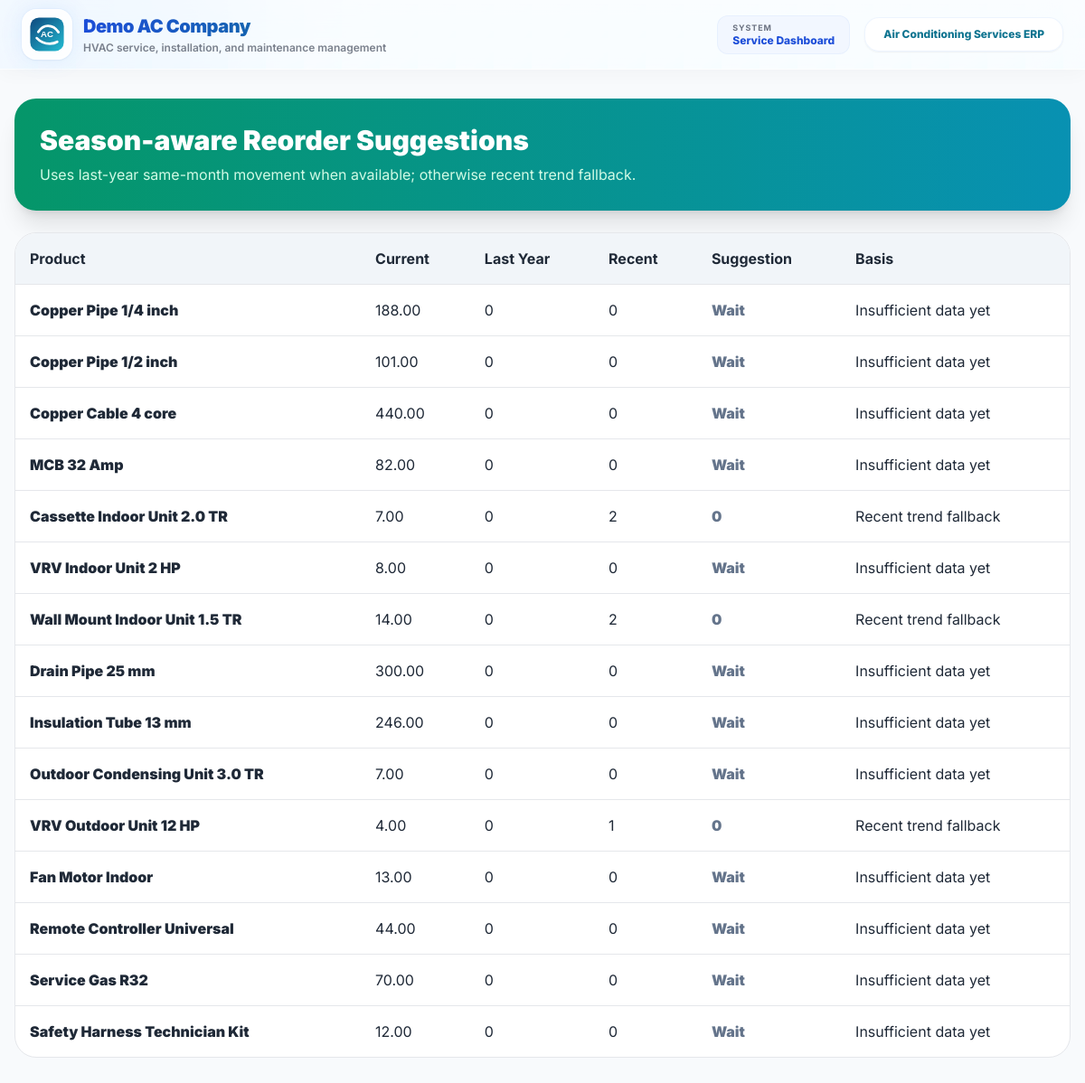
Screenshot of /store/units/reorder/ (signed in) with the database file from the repository.
### store/models.py (models this page shows, shortened)
class StoreItem(models.Model):
    UNIT_CHOICES = (
        ("NOS", "Nos"),
        ("MTR", "Meter"),
        ("RFT", "Rft"),
        ("MTR_AND_RFT", "MTR and RFT"),
        ("KG", "Kg"),
        ("PKT", "Packet"),
        ("NOS_PKT", "Nos / Packet"),
        ("LTR", "Liter"),
        ("SQMTR", "Sq. Meter"),
        ("ROLL", "Roll"),
        ("BOX", "Box"),
        ("COIL", "Coil"),
    )
    item_code = models.CharField(
        max_length=20,
        unique=True,
        blank=True
    )
    category = models.ForeignKey(
        StoreCategory,
        on_delete=models.CASCADE,
        related_name="items"
    )
    item_description = models.CharField(
        max_length=250
    )
    size = models.CharField(
        max_length=150,
        blank=True,
        null=True
    )
    serial_number = models.CharField(
        max_length=100,
        blank=True,
        null=True,
        help_text="AC unit serial number (if applicable)."
    )
    remarks = models.CharField(
        max_length=250,
        blank=True,
        null=True
    )
    is_vrv = models.BooleanField(
        default=False,
        help_text="Check if this item is VRV type."
    )
    is_non_vrv = models.BooleanField(
        default=False,
        help_text="Check if this item is Non-VRV type."
    )
    unit = models.CharField(
        max_length=20,
        choices=UNIT_CHOICES,
        default="NOS"
    )
    opening_stock = models.DecimalField(
        max_digits=12,
        decimal_places=2,
        default=0
    )
    current_stock = models.DecimalField(
        max_digits=12,
        decimal_places=2,
        default=0
    )
    minimum_stock = models.DecimalField(
        max_digits=12,
        decimal_places=2,
        default=0
    )
    alert_percentage = models.DecimalField(
        max_digits=5,
        decimal_places=2,
        default=85,
        help_text="Alert when stock is 85% used from opening stock."
    )
    created_by = models.ForeignKey(
        User,
        on_delete=models.SET_NULL,
        blank=True,
        null=True,
        related_name="created_store_items"
    )
    created_at = models.DateTimeField(
        auto_now_add=True
    )
    class Meta:
        ordering = ["category__category_name", "item_description"]

### store/views.py (the view)
# urls.py: path("units/reorder/", views.reorder_suggestions, name="reorder_suggestions"),
@login_required
def reorder_suggestions(request):
    today = timezone.localdate()
    suggestions = []
    for item in StoreItem.objects.select_related("category").all():
        installed_last_year = InventoryUnit.objects.filter(
            store_item=item,
            status_events__status="INSTALLED",
            status_events__timestamp__date__year=today.year - 1,
            status_events__timestamp__date__month=today.month,
        ).distinct().count()
        recent_dispatches = InventoryUnit.objects.filter(
            store_item=item,
            status_events__status__in=["DISPATCHED", "WITH_INSTALLATION_TEAM", "INSTALLED"],
            status_events__timestamp__date__gte=today - timedelta(days=90),
        ).distinct().count()
        if installed_last_year:
            suggested = max(installed_last_year - int(item.current_stock), 0)
            basis = "Last year same month sell-through"
        elif recent_dispatches:
            suggested = max(round(recent_dispatches / 3) - int(item.current_stock), 0)
            basis = "Recent trend fallback"
        else:
            suggested = None
            basis = "Insufficient data yet"
        suggestions.append({"item": item, "suggested": suggested, "basis": basis, "recent": recent_dispatches, "last_year": installed_last_year})
    return render(request, "reorder_suggestions.html", {"suggestions": suggestions})

### puriaccooling/context_processors.py (called while the page is built)
def branding(request):
    return {"BRAND": APP_BRANDING}

### templates/reorder_suggestions.html (shortened to what this page needs)
{% extends 'base.html' %}
{% block content %}<div class="min-h-screen bg-slate-50 px-4 py-8"><div class="max-w-7xl mx-auto"><div class="bg-gradient-to-r from-emerald-600 to-cyan-600 rounded-3xl p-7 shadow-xl mb-6"><h1 class="text-3xl font-black text-white">Season-aware Reorder Suggestions</h1><p class="text-emerald-100 mt-2">Uses last-year same-month movement when available; otherwise recent trend fallback.</p></div><div class="bg-white rounded-3xl border overflow-hidden"><table class="w-full text-left"><thead class="bg-slate-100"><tr><th class="p-4">Product</th><th class="p-4">Current</th><th class="p-4">Last Year</th><th class="p-4">Recent</th><th class="p-4">Suggestion</th><th class="p-4">Basis</th></tr></thead><tbody>{% for row in suggestions %}<tr class="border-t"><td class="p-4 font-black">{{ row.item.item_description }} {{ row.item.size|default:'' }}</td><td class="p-4">{{ row.item.current_stock }}</td><td class="p-4">{{ row.last_year }}</td><td class="p-4">{{ row.recent }}</td><td class="p-4 font-black {% if row.suggested %}text-green-700{% else %}text-slate-500{% endif %}">{% if row.suggested == None %}Wait{% else %}{{ row.suggested }}{% endif %}</td><td class="p-4">{{ row.basis }}</td></tr>{% endfor %}</tbody></table></div></div></div>{% endblock %}

### templates/base.html (style rules this page uses)
body { font-family: 'Inter', sans-serif; scroll-behavior: smooth; }
.soft-grid { background-image: linear-gradient(rgba(59, 130, 246, 0.08) 1px, transparent 1px), linear-gradient(90deg, rgba(59, 130, 246, 0.08) 1px, transparent 1px); background-size: 42px 42px; }

### rows the page displays
StoreItem: item.item_description "Copper Pipe", item.size "1/4 inch", item.current_stock "188.00", last_year "0", recent "0", shows "Wait", basis "Insufficient data yet"
StoreItem: item.item_description "Copper Pipe", item.size "1/2 inch", item.current_stock "101.00", last_year "0", recent "0", shows "Wait", basis "Insufficient data yet"
StoreItem: item.item_description "Copper Cable", item.size "4 core", item.current_stock "440.00", last_year "0", recent "0", shows "Wait", basis "Insufficient data yet"
StoreItem: item.item_description "MCB", item.size "32 Amp", item.current_stock "82.00", last_year "0", recent "0", shows "Wait", basis "Insufficient data yet"
StoreItem: item.item_description "Cassette Indoor Unit", item.size "2.0 TR", item.current_stock "7.00", last_year "0", recent "2", suggested "0", basis "Recent trend fallback"
StoreItem: item.item_description "VRV Indoor Unit", item.size "2 HP", item.current_stock "8.00", last_year "0", recent "0", shows "Wait", basis "Insufficient data yet"
StoreItem: item.item_description "Wall Mount Indoor Unit", item.size "1.5 TR", item.current_stock "14.00", last_year "0", recent "2", suggested "0", basis "Recent trend fallback"
StoreItem: item.item_description "Drain Pipe", item.size "25 mm", item.current_stock "300.00", last_year "0", recent "0", shows "Wait", basis "Insufficient data yet"
StoreItem: item.item_description "Insulation Tube", item.size "13 mm", item.current_stock "246.00", last_year "0", recent "0", shows "Wait", basis "Insufficient data yet"
StoreItem: item.item_description "Outdoor Condensing Unit", item.size "3.0 TR", item.current_stock "7.00", last_year "0", recent "0", shows "Wait", basis "Insufficient data yet"
StoreItem: item.item_description "VRV Outdoor Unit", item.size "12 HP", item.current_stock "4.00", last_year "0", recent "1", suggested "0", basis "Recent trend fallback"
StoreItem: item.item_description "Fan Motor", item.size "Indoor", item.current_stock "13.00", last_year "0", recent "0", shows "Wait", basis "Insufficient data yet"
StoreItem: item.item_description "Remote Controller", item.size "Universal", item.current_stock "44.00", last_year "0", recent "0", shows "Wait", basis "Insufficient data yet"
StoreItem: item.item_description "Service Gas", item.size "R32", item.current_stock "70.00", last_year "0", recent "0", shows "Wait", basis "Insufficient data yet"
StoreItem: item.item_description "Safety Harness", item.size "Technician Kit", item.current_stock "12.00", last_year "0", recent "0", shows "Wait", basis "Insufficient data yet"

### other values shown
{{ BRAND.TAGLINE }} "HVAC service, installation, and maintenance management"
{{ BRAND.APP_NAME }} "Air Conditioning Services ERP"
